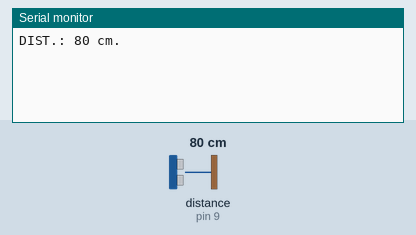
Simulated run of this sketch. Board: Arduino Uno, built with avr-gcc and run on an emulated ATmega328P. Shown: the last lines printed to the serial monitor. The test bench sets the inputs (shaded band); at power-on: distance to the obstacle (sensor on pin 9) 80 cm.

Above: at 1.8 s.
1.9 s: distance to the obstacle (sensor on pin 9) set to 2 cm
At 2.8 s:
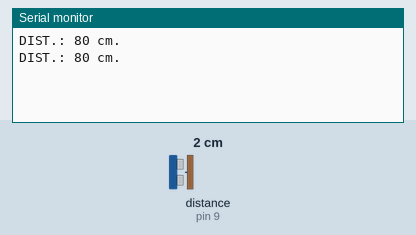
3.4 s: distance to the obstacle (sensor on pin 9) set to 4 cm
At 4.6 s:
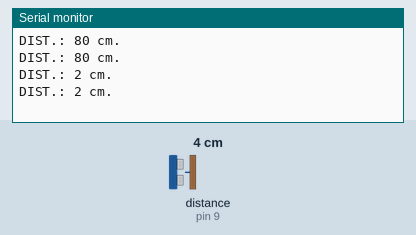
Timing chart, 0 to 6.4 s (numbered marks = the images above; inputs shaded):
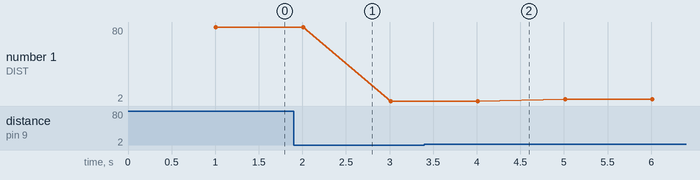

Measured:
- plotted number 1: 80 → 2 after the input at 1.9 s, 2 → 4 after the input at 3.4 s

The sketch:

proj4.ino
```cpp
//Programa sensor ultrassonico
#include <Ultrasonic.h> // Inclui biblioteca para usar o sensor ultrassônico
Ultrasonic ultrasonic(8, 9); // Passa pinos 8 e 9 como emissor e receptor

void setup() {
  Serial.begin(9600);
}

void loop() {
  //variavel par a distancia
  int dist = ultrasonic.read(CM);
  delay(1000);
  Serial.print("DIST.: "); //printa no monitor serial a distancia
  Serial.print(dist);
  Serial.println(" cm.");
}
```
